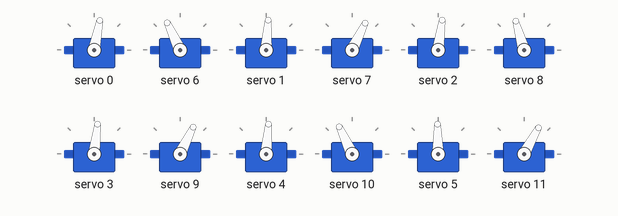
A sketch run on a simulated Arduino Uno, built with avr-gcc and run on an emulated ATmega328P. Parts: 12 × servo. What the sketch prints to the serial monitor is not drawn.

Above: at 0.05 s.
Timing chart, 0 to 3.5 s (numbered marks = the images above):
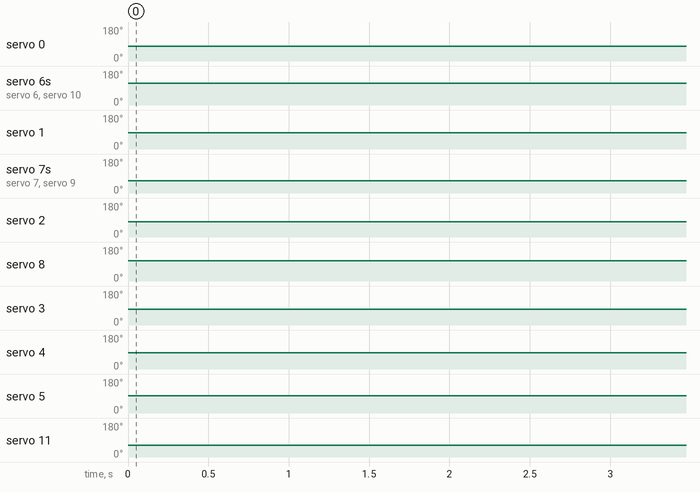

The sketch:

hexapod_wave_gait.ino
```cpp
#include <Wire.h>
#include <Adafruit_PWMServoDriver.h>

Adafruit_PWMServoDriver pwm = Adafruit_PWMServoDriver();

// Depending on your servo make, the pulse width min and max may vary, you
// want these to be as small/large as possible without hitting the hard stop
// for max range. You'll have to tweak them as necessary to match the servos you
// have!
#define SERVOMIN  150 // this is the 'minimum' pulse length count (out of 4096)
#define SERVOMAX  565 // this is the 'maximum' pulse length count (out of 4096)

// servo adjustments in degrees
int trim[] = {
  -10,  // 0
  -2,  // 1
  -7,  // 2
  -5,  // 3
  -4,  // 4
  3,  // 5
  0,  // 6
  3,  // 7
  -10,  // 8
  3,  // 9
  0,  // 10
  0,  // 11
  0,  // 12
  0,  // 13
  0,  // 14
  0,  // 15
};

void setup() {
  Serial.begin(9600);
  Serial.println("Starting.");

#ifdef ESP8266
  Wire.pins(2, 14);   // ESP8266 can use any two pins, such as SDA to #2 and SCL to #14
#endif

  pwm.begin();

  pwm.setPWMFreq(60);  // Analog servos run at ~60 Hz updates

  yield();
}

void setServoAngle(uint8_t servoNum, int angle) {
  angle += trim[servoNum];
  if (angle < 0) { angle = 0; }
  if (angle > 180) { angle = 180; }
  int pulseLen = map(angle, 0, 180, SERVOMIN, SERVOMAX);
  pwm.setPWM(servoNum, 0, pulseLen);
}

class Leg {
 public:
  Leg(uint8_t lateral_servo, uint8_t vertical_servo)
    : lateral_servo_(lateral_servo), vertical_servo_(vertical_servo)
  {
    // the convention we're using when plugging in is that even-numbered
    // servos are on the left side, where 0 is forward and 180 is horizontal
    if (lateral_servo_ %2 == 0) {
      forward_angle_0_ = true;
    } else {
      forward_angle_0_ = false;
    }
    if (vertical_servo_ % 2 == 0) {
      horizontal_angle_0_ = false;
    } else {
      horizontal_angle_0_ = true;
    }

/*
    // Let's offset the front legs forward 15 degrees and the rear legs back 15 degrees
    // The front two legs should be 0 and 1
    if (lateral_servo_ < 2) {
      lateral_offset_ = 15;
    } else if (lateral_servo_ > 3) {
      lateral_offset_ = -15;
    } else {
      lateral_offset_ = 0;
    }

    vertical_offset_ = 0;
    */
  }

  // Normalizes angles with respect to position of leg.
  // For lateral_angle, 0 is straight, positive is forward, negative is back
  void setLateralAngle(int angle) {
    angle += lateral_offset_;
    // angle must be between -90 and 90
    if (angle < -90) { angle = -90; }
    if (angle > 90) { angle = 90; }
    int normalized = forward_angle_0_ ? map(angle, -90, 90, 180, 0) : map(angle, -90, 90, 0, 180);
    setServoAngle(lateral_servo_, normalized);
  }

  // Normalizes angles with respect to position of leg.
  // For horizontal angle, 0 is horizontal, 180 is straight down.
  void setHorizontalAngle(int angle) {
    angle += vertical_offset_;
    // angle must be between 0 and 180
    if (angle < 0) { angle = 0; }
    if (angle > 180) { angle = 180; }
    int normalized = horizontal_angle_0_ ? angle : map(angle, 0, 180, 180, 0);
    setServoAngle(vertical_servo_, normalized);
  }

 private:
  bool forward_angle_0_;
  bool horizontal_angle_0_;
  uint8_t lateral_servo_;
  uint8_t vertical_servo_;
  int lateral_offset_;
  int vertical_offset_;
};

Leg legs[] = {
  Leg(0, 6),
  Leg(1, 7),
  Leg(2, 8),
  Leg(3, 9),
  Leg(4, 10),
  Leg(5, 11),
};

void loop() {
  const int num_legs = 6;
  const int up = 0;
  const int down = 60;
  const int back = -20;
  const int forward = 60;

  for (int i=0; i<num_legs; ++i) {
    legs[i].setLateralAngle(0);
    legs[i].setHorizontalAngle(down);
  }
  delay(5000);

  int gait_leg_order[] = {5,3,1,4,2,0};
  int gait_leg_offset[num_legs];
  const int gait_resolution = 120;
  for (int i=0; i<num_legs; ++i) {
    gait_leg_offset[gait_leg_order[i]] = (num_legs - i - 1) * (gait_resolution / num_legs);
  }

  // we want the leg to come up in a nice arc without any jerking, so it looks smooth and natural
  // so we need to divide the forward sweep into two halves (up from ground to top of arc,
  // then back from top back to ground).
  int forward_sweep_start = gait_resolution * 5 / 6 + 1;
  int forward_sweep_midpoint = (forward_sweep_start + gait_resolution) / 2;

  while(true) {
    for (int i=0; i<gait_resolution; ++i) {
      yield();
      for (int leg=0; leg<num_legs; ++leg) {
        int leg_gait_pos = i + gait_leg_offset[leg];
        leg_gait_pos %= gait_resolution;

        if (leg_gait_pos < forward_sweep_start) {
          legs[leg].setHorizontalAngle(down);
          legs[leg].setLateralAngle(map(leg_gait_pos, 0, forward_sweep_start - 1, forward, back));
        } else {
          if (leg_gait_pos < forward_sweep_midpoint) {
            // before forward_sweep_midpoint of arc
            legs[leg].setHorizontalAngle(map(leg_gait_pos, forward_sweep_start, forward_sweep_midpoint - 1, down, up));
          } else {
            legs[leg].setHorizontalAngle(map(leg_gait_pos, forward_sweep_midpoint, gait_resolution - 1, up, down));
          }
          legs[leg].setLateralAngle(map(leg_gait_pos, gait_resolution / 2, gait_resolution - 1, back, forward));
        }
      }
      delay(300 / gait_resolution);
    }
  }
}
```
